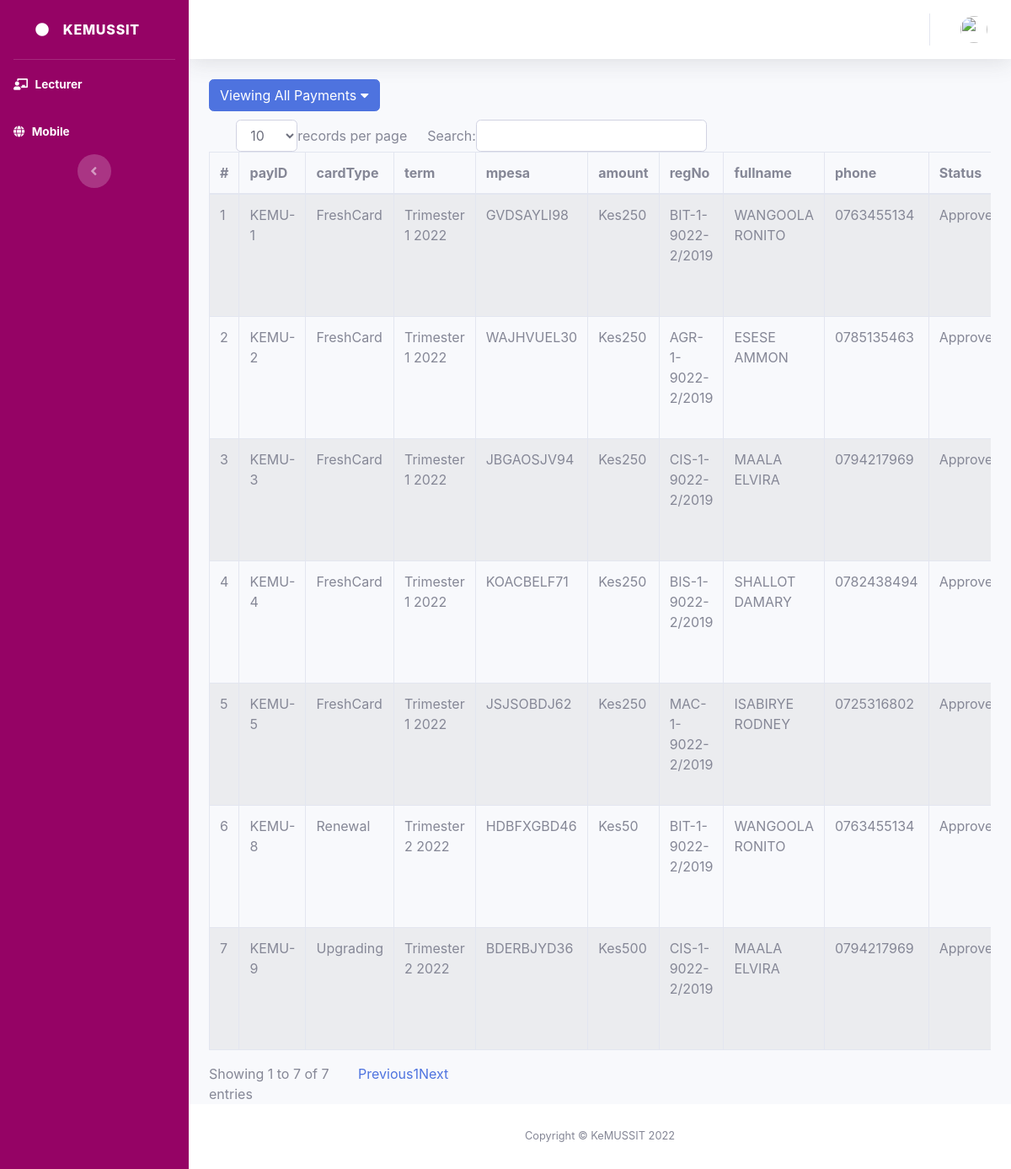
The app's page /admin_web/payment.php with its own data.
### tables this page shows
CREATE TABLE `payment` (
  `pay` varchar(50) NOT NULL,
  `deter` varchar(50) DEFAULT NULL,
  `ses` int(11) DEFAULT NULL,
  `term` varchar(50) DEFAULT NULL,
  `year` varchar(10) DEFAULT NULL,
  `mpesa` varchar(50) DEFAULT NULL,
  `fees` float DEFAULT NULL,
  `reg_no` varchar(50) DEFAULT NULL,
  `fullname` varchar(50) DEFAULT NULL,
  `phone` varchar(50) DEFAULT NULL,
  `status` float DEFAULT 0,
  `expiry` float DEFAULT 0,
  `remarks` text DEFAULT NULL,
  `date` varchar(50) DEFAULT NULL
);

### admin_web/payment.php (the view, shortened to what this page needs)
<?php
include 'database/connection.php';
include('header.php');
?>
<div class="dropdown" style="float: left;">
    <button class="btn btn-primary btn-xs" type="button"
        data-toggle="dropdown">Viewing All Payments   <i class="fas fa-caret-down" style="color: #fff;"></i></button>
    </div><br>
                    <div class="row">
                        <div class="col-md-12">
                            <div class="panel panel-default">
                                <div class="panel-body">
                                    <div class="table-responsive">
                                        <table class="table table-striped table-bordered table-hover"
                                            id="dataTables-example">
                                    <thead>
                                        <tr>
                                            <th>#</th>
                                            <th>payID</th>
                                            <th>cardType</th>
                                            <th>term</th>
                                            <th>mpesa</th>
                                            <th>amount</th>
                                            <th>regNo</th>
                                            <th>fullname</th>
                                            <th>phone</th>
                                            <th>Status</th>
                                        </tr>
                                    </thead>
                                    <tbody>
                                            <?php
                                                $query_run = mysqli_query($con, "SELECT * FROM payment");
                                                $i = 1;
                                                if (mysqli_num_rows($query_run) > 0) {
                                                    while ($row = mysqli_fetch_assoc($query_run)) {
                                                ?>
                                                <tr>
                                                    <td><?php echo $i; ?></td>
                                                    <td><?php echo $row['pay']; ?></td>
                                                    <td><?php if($row['deter']=='F'){echo 'FreshCard';}elseif($row['deter']=='R'){echo 'Renewal';}else{echo 'Upgrading';}; ?></td>
                                                    <td><?php echo $row['term'].' '.$row['year']; ?></td>
                                                    <td><?php echo $row['mpesa']; ?></td>
                                                    <td>Kes<?php echo $row['fees']; ?></td>
                                                    <td><?php echo $row['reg_no']; ?></td>
                                                    <td><?php echo $row['fullname']; ?></td>
                                                    <td><?php echo $row['phone']; ?></td>
                                                    <td><?php if($row['status']==0){echo 'ApprovalPending';}elseif($row['status']==1){echo 'Approved';}else{echo 'Rejected';}; ?></td>
                                                </tr>
                                                <?php $i = $i + 1;
                                                    }
                                                } ?>
                                            </tbody>
                                        </table>
                                    </div>
                                </div>
                            </div>
                        </div>
                    </div>
                    <?php
include('footer.php');
?>

### admin_web/header.php (shortened to what this page needs)
<!DOCTYPE html>
<html lang="en">
<head>
    <link href="vendor/fontawesome-free/css/all.min.css" rel="stylesheet" type="text/css">
   <link href="css/sb-admin-2.min.css" rel="stylesheet">
</head>
<body id="page-top">
    <div id="wrapper">
        <ul class="navbar-nav sidebar sidebar-dark accordion" id="accordionSidebar" style="background-color: #950365;color:white">
            <a class="sidebar-brand d-flex align-items-center justify-content-center" href="index">
                <i class="fas fa-circle" style="color: #fff;"></i>
                <div class="sidebar-brand-text mx-3">KeMUSSIT</div>
            </a>
            <hr class="sidebar-divider my-0">
            <li class="nav-item">
                <a class="nav-link" href="lec">
                    <i class="fas fa-chalkboard-teacher" style="color: #fff;"></i>
                    <span style="color: #fff;"><b>Lecturer</b></span></a>
            </li>
            <li class="nav-item">
                <a class="nav-link" href="summerApp">
                    <i class="fas fa-globe" style="color: #fff;"></i>
                    <span style="color: #fff;"><b>Mobile</b></span></a>
            </li>
            <div class="text-center d-none d-md-inline">
                <button class="rounded-circle border-0" id="sidebarToggle" style="color: #fff;"></button>
            </div>
        </ul>
        <div id="content-wrapper" class="d-flex flex-column">
            <div id="content">
                <nav class="navbar navbar-expand navbar-light bg-white topbar mb-4 static-top shadow">
                    <ul class="navbar-nav ml-auto">
                        <?php
                        $user_profile_image = '';
                        ?>
                        <li class="nav-item dropdown no-arrow">
                            <a class="nav-link dropdown-toggle" href="#" id="userDropdown" role="button"
                                data-toggle="dropdown" aria-haspopup="true" aria-expanded="false">
                                <img class="img-profile rounded-circle"
                                    src="<?php echo $user_profile_image; ?>" id="user_profile_image">
                            </a>
                        </li>
                    </ul>
                </nav>
                <div class="container-fluid">

### admin_web/footer.php (shortened to what this page needs)
</div>
            </div>
            <footer class="sticky-footer bg-white">
                <div class="container my-auto">
                    <div class="copyright text-center my-auto">
                        <span>Copyright &copy; KeMUSSIT <?php echo date('Y'); ?></span>
                    </div>
                </div>
            </footer>
        </div>
    </div>
</body>
</html>

### records on screen
payment: pay "KEMU-1", deter "FreshCard", term "Trimester 1", year "2022", mpesa "GVDSAYLI98", fees "250", reg_no "BIT-1-9022-2/2019", fullname "WANGOOLA RONITO", phone "0763455134", status "Approved"
payment: pay "KEMU-2", deter "FreshCard", term "Trimester 1", year "2022", mpesa "WAJHVUEL30", fees "250", reg_no "AGR-1-9022-2/2019", fullname "ESESE AMMON", phone "0785135463", status "Approved"
payment: pay "KEMU-3", deter "FreshCard", term "Trimester 1", year "2022", mpesa "JBGAOSJV94", fees "250", reg_no "CIS-1-9022-2/2019", fullname "MAALA ELVIRA", phone "0794217969", status "Approved"
payment: pay "KEMU-4", deter "FreshCard", term "Trimester 1", year "2022", mpesa "KOACBELF71", fees "250", reg_no "BIS-1-9022-2/2019", fullname "SHALLOT DAMARY", phone "0782438494", status "Approved"
payment: pay "KEMU-5", deter "FreshCard", term "Trimester 1", year "2022", mpesa "JSJSOBDJ62", fees "250", reg_no "MAC-1-9022-2/2019", fullname "ISABIRYE RODNEY", phone "0725316802", status "Approved"
payment: pay "KEMU-8", deter "Renewal", term "Trimester 2", year "2022", mpesa "HDBFXGBD46", fees "50", reg_no "BIT-1-9022-2/2019", fullname "WANGOOLA RONITO", phone "0763455134", status "Approved"
payment: pay "KEMU-9", deter "Upgrading", term "Trimester 2", year "2022", mpesa "BDERBJYD36", fees "500", reg_no "CIS-1-9022-2/2019", fullname "MAALA ELVIRA", phone "0794217969", status "Approved"
